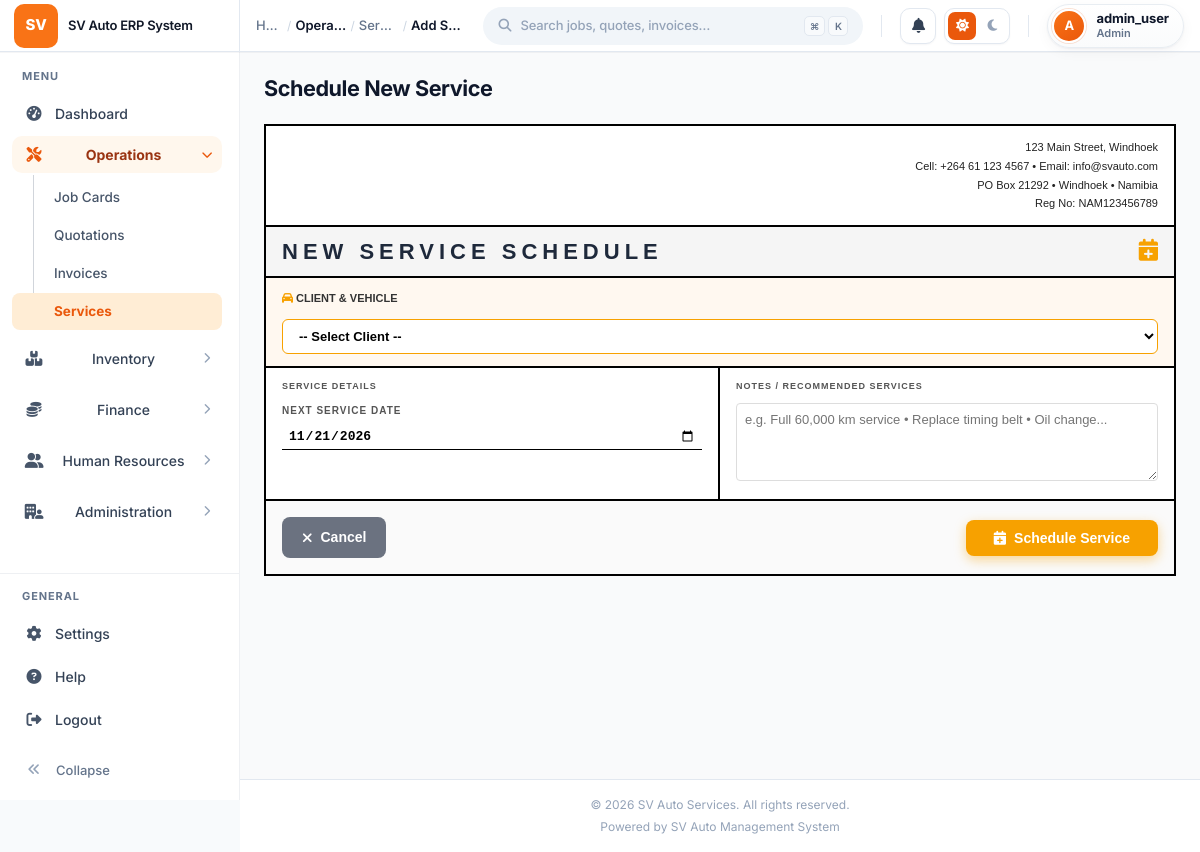
Screenshot of /frontend/Admin/Service/add_service.php (signed in) with the database file from the repository.
### tables this page shows
CREATE TABLE business (
    id INT AUTO_INCREMENT PRIMARY KEY,
    name VARCHAR(150) NOT NULL,
    email VARCHAR(100),
    phone VARCHAR(30),
    address TEXT,
    tax_number VARCHAR(50),
    logo_url VARCHAR(255) DEFAULT NULL,
    website VARCHAR(100),
    slogan VARCHAR(200),
    created_at TIMESTAMP DEFAULT CURRENT_TIMESTAMP,
    updated_at TIMESTAMP DEFAULT CURRENT_TIMESTAMP ON UPDATE CURRENT_TIMESTAMP
);

### backend/config/functions.php (called while the page is built, shortened)
<?php
function getBusiness(): array
{
    static $business = null;
    if ($business !== null) return $business;
    try {
        global $pdo;
        $stmt = $pdo->query("SELECT * FROM business ORDER BY id ASC LIMIT 1");
        $business = $stmt->fetch(PDO::FETCH_ASSOC) ?: [
            'name' => 'SV Auto Services',
            'email' => 'info@svauto.com',
            'phone' => '+264 61 123 4567',
            'address' => '123 Main Street, Windhoek',
            'tax_number' => 'NAM123456789',
            'logo_url' => null,
            'website' => '',
            'slogan' => 'Quality Service You Can Trust'
        ];
    } catch (Exception $e) {
        $business = [
            'name' => 'SV Auto Services',
            'email' => 'info@svauto.com',
            'phone' => '+264 61 123 4567',
            'address' => '123 Main Street, Windhoek',
            'tax_number' => 'NAM123456789',
            'logo_url' => null,
            'website' => '',
            'slogan' => 'Quality Service You Can Trust'
        ];
    }
    return $business;
}

### frontend/Admin/Service/add_service.php (the view, shortened to what this page needs)
<?php
require_once __DIR__ . '/../../../backend/config/config.php';
require_once __DIR__ . '/../../../backend/config/functions.php';
$business = getBusiness();
include __DIR__ . '/../includes/header.php';
?>
<div class="erp-page-header">
    <h1 class="erp-page-title">Schedule New Service</h1>
</div>
<form action="create_service.php" method="POST">
<div style="background:white; border:2px solid #000; max-width:1000px; margin:0 auto 20px; font-family:Arial,sans-serif;">
    <div style="display:flex; justify-content:space-between; align-items:flex-start; padding:12px 16px; border-bottom:2px solid #000;">
        <div style="text-align:right; font-size:11px; line-height:1.7; color:#222;">
            <?php echo htmlspecialchars($business['address'] ?? 'Lafrenz Industrial • Rensburger Street'); ?><br>
            Cell: <?php echo htmlspecialchars($business['phone'] ?? ''); ?> •
            Email: <?php echo htmlspecialchars($business['email'] ?? ''); ?><br>
            PO Box 21292 • Windhoek • Namibia<br>
            Reg No: <?php echo htmlspecialchars($business['tax_number'] ?? ''); ?>
        </div>
    </div>
    <div style="display:flex; justify-content:space-between; align-items:center; background:#f5f5f5; border-bottom:2px solid #000; padding:8px 16px;">
        <div style="font-size:22px; font-weight:900; letter-spacing:5px; text-transform:uppercase;">NEW SERVICE SCHEDULE</div>
        <div><i class="fas fa-calendar-plus" style="color:#F7A100; font-size:22px;"></i></div>
    </div>
    <div style="padding:12px 16px; border-bottom:2px solid #000; background:#FFF8F0;">
        <div style="display:flex; align-items:center; gap:16px; margin-bottom:12px;">
            <label style="font-size:11px; font-weight:700; text-transform:uppercase; color:#333; white-space:nowrap;">
                <i class="fas fa-car" style="color:#F7A100;"></i> Client & Vehicle
            </label>
        </div>
        <select name="client_vehicle" id="client_vehicle" required onchange="updateVehicles()"
            style="width:100%; border:1.5px solid #F7A100; border-radius:6px; padding:8px 12px; font-size:13px; font-weight:600; background:white; outline:none;">
            <option value="">-- Select Client --</option>
        </select>
    </div>
    <div style="display:grid; grid-template-columns:1fr 1fr; border-bottom:2px solid #000;">
        <div style="border-right:2px solid #000; padding:12px 16px;">
            <div style="font-size:9px; font-weight:900; text-transform:uppercase; color:#555; margin-bottom:10px; letter-spacing:1px;">SERVICE DETAILS</div>
            <label style="font-size:10px; font-weight:700; text-transform:uppercase; color:#555; display:block; margin-bottom:6px; letter-spacing:1px;">Next Service Date</label>
            <input type="date" name="service_date" required
                min="<?php echo date('Y-m-d'); ?>"
                value="<?php echo date('Y-m-d', strtotime('+3 months')); ?>"
                style="width:100%; border:none; border-bottom:1.5px solid #000; padding:4px 6px; font-size:13px; font-weight:600; background:transparent; outline:none;">
        </div>
        <div style="padding:12px 16px;">
            <div style="font-size:9px; font-weight:900; text-transform:uppercase; color:#555; margin-bottom:10px; letter-spacing:1px;">NOTES / RECOMMENDED SERVICES</div>
            <textarea name="notes" rows="4"
                placeholder="e.g. Full 60,000 km service • Replace timing belt • Oil change..."
                style="width:100%; border:1px solid #ddd; border-radius:4px; padding:8px; font-size:13px; font-family:Arial,sans-serif; resize:vertical; box-sizing:border-box;"></textarea>
        </div>
    </div>
    <div style="padding:16px; display:flex; justify-content:space-between; align-items:center; background:#fafafa;">
        <a href="services_update.php" style="background:#6B7280; color:white; padding:10px 20px; border-radius:8px; text-decoration:none; font-size:14px; font-weight:700; display:inline-flex; align-items:center; gap:8px;">
            <i class="fas fa-times"></i> Cancel
        </a>
        <button type="submit" style="background:#F7A100; color:white; border:none; border-radius:8px; padding:10px 28px; font-size:14px; font-weight:700; cursor:pointer; display:inline-flex; align-items:center; gap:8px; box-shadow:0 4px 12px rgba(247,161,0,0.4);">
            <i class="fas fa-calendar-plus"></i> Schedule Service
        </button>
    </div>
</div>
</form>
<?php include __DIR__ . '/../includes/footer.php'; ?>

### frontend/Admin/includes/footer.php (shortened to what this page needs)
            </div>
            <footer class="erp-footer">
                <p>&copy; <?php echo date('Y'); ?> <?php echo htmlspecialchars($business['name'] ?? 'SV Auto Services'); ?>. All rights reserved.</p>
                <p style="margin-top: 4px;">Powered by SV Auto Management System</p>
            </footer>
        </main>
    </div>
    </div>
</body>
</html>

### frontend/Admin/css/erp-layout.css (style rules this page uses)
:root { --brand-primary: #F7A100; --brand-primary-dark: #E09000; --brand-primary-light: #FFB52E; --brand-primary-subtle: #FFF5E0; --white: #FFFFFF; --gray-50: #FAFAFA; --gray-100: #F5F5F5; --gray-200: #E8E8E8; --gray-300: #D1D5DB; --gray-400: #9CA3AF; --gray-500: #6B7280; --gray-600: #4B5563; --gray-700: #374151; --gray-800: #1F2937; --gray-900: #111827; --status-success: #10B981; --status-success-bg: #D1FAE5; --status-warning: #F59E0B; --status-warning-bg: #FEF3C7; --status-danger: #EF4444; --status-danger-bg: #FEE2E2; --status-info: #3B82F6; --status-info-bg: #DBEAFE; --status-pending: #F59E0B; --status-pending-bg: #FEF3C7; --sidebar-width: 280px; --sidebar-collapsed: 70px; --header-height: 76px; --footer-height: 48px; --font-primary: 'Inter', -apple-system, BlinkMacSystemFont, 'Segoe UI', Roboto, sans-serif; --font-mono: 'SF Mono', Monaco, monospace; --text-xs: 0.75rem; --text-sm: 0.875rem; --text-base: 1rem; --text-lg: 1.125rem; --text-xl: 1.25rem; --text-2xl: 1.5rem; --text-3xl: 1.875rem; --space-1: 0.25rem; --space-2: 0.5rem; --space-3: 0.75rem; --space-4: 1rem; --space-5: 1.25rem; --space-6: 1.5rem; --space-8: 2rem; --space-10: 2.5rem; --space-12: 3rem; --shadow-sm: 0 1px 2px 0 rgba(0, 0, 0, 0.05); --shadow-md: 0 4px 6px -1px rgba(0, 0, 0, 0.1), 0 2px 4px -1px rgba(0, 0, 0, 0.06); --shadow-lg: 0 10px 15px -3px rgba(0, 0, 0, 0.1), 0 4px 6px -2px rgba(0, 0, 0, 0.05); --shadow-xl: 0 20px 25px -5px rgba(0, 0, 0, 0.1), 0 10px 10px -5px rgba(0, 0, 0, 0.04); --shadow-brand: 0 4px 14px 0 rgba(247, 161, 0, 0.39); --radius-sm: 0.375rem; --radius-md: 0.5rem; --radius-lg: 0.625rem; --radius-xl: 0.75rem; --radius-full: 9999px; --transition-fast: 150ms ease; --transition-base: 250ms ease; --transition-slow: 350ms ease; }
* { margin: 0; padding: 0; box-sizing: border-box; }
html { font-size: 16px; -webkit-font-smoothing: antialiased; -moz-osx-font-smoothing: grayscale; }
body { font-family: var(--font-primary); font-size: var(--text-sm); line-height: 1.5; color: var(--gray-800); background-color: var(--gray-50); overflow-x: hidden; }
.erp-page-header { display: flex; align-items: flex-start; justify-content: space-between; gap: var(--space-4); margin-bottom: var(--space-6); }
.erp-page-title { font-size: var(--text-2xl); font-weight: 700; color: var(--gray-800); margin: 0; }
.erp-content .erp-page-header .erp-page-title { font-weight: 800; color: #0f172a; letter-spacing: -0.02em; }
.erp-footer { padding: var(--space-4) var(--space-6); text-align: center; font-size: var(--text-xs); color: var(--gray-400); border-top: 1px solid var(--gray-200); background: var(--white); }
:root { --brand-primary: #f59e0b; --brand-primary-dark: #d97706; --brand-primary-light: #fbbf24; --brand-primary-subtle: #fffbeb; --gray-50: #f8fafc; --gray-100: #f1f5f9; --gray-200: #e2e8f0; --gray-300: #cbd5e1; --gray-400: #94a3b8; --gray-500: #64748b; --gray-600: #475569; --gray-700: #334155; --gray-800: #1e293b; --gray-900: #0f172a; }
body, body.erp-app { background: #f8fafc !important; color: #1e293b; }
.erp-page-title, .rd-panel-title { color: #0f172a !important; letter-spacing: -0.015em; }

### frontend/Admin/css/cake-layout.css (style rules this page uses)
:root { --topbar-height: 52px; --topbar-bg: #ffffff; --topbar-border: #e2e8f0; --topbar-z: 1100; --vt-primary: #f97316; --vt-primary-strong: #ea580c; --vt-primary-bg: #ffedd5; --vt-primary-hover: #fff7ed; --vt-primary-shadow: rgba(249, 115, 22, 0.25); --vt-sidebar-width: 240px; --vt-sidebar-collapsed: 64px; --vt-page-bg: #f9fafb; }
.erp-page-header { margin-bottom: 20px !important; }
.erp-page-title { font-size: 1.35rem !important; font-weight: 700 !important; color: #0f172a !important; letter-spacing: -0.02em !important; }

### frontend/assets/css/site-theme.css (style rules this page uses)
html { min-height: 100%; }
body { min-height: 100%; min-height: 100dvh; background-color: var(--beige, #f5f3ee); background-image: linear-gradient( 180deg, var(--beige-deep, #e8e4dc) 0%, var(--beige, #f5f3ee) 28%, var(--beige, #f5f3ee) 100% ); background-repeat: no-repeat; background-attachment: fixed; background-size: 100% 100%; }
body::before { content: ''; position: fixed; inset: 0; z-index: 0; pointer-events: none; background-image: radial-gradient(circle at 20% 10%, rgba(234, 88, 12, 0.04) 0%, transparent 42%), radial-gradient(circle at 85% 75%, rgba(15, 23, 42, 0.03) 0%, transparent 40%); }

### frontend/Admin/includes/header.php (style rules this page uses)
html { color-scheme: light; }

### rows the page displays
business: address "123 Main Street, Windhoek", phone "+264 61 123 4567", email "info@svauto.com", tax_number "NAM123456789", name "SV Auto Services"

### other values shown
$_tb_ws_name "SV Auto ERP System"
$_label "H…"
$_label "Opera…"
$_label "Ser…"
$_label "Add S…"
$_tb_avatar_init "A"
$_tb_username "admin_user"
$_tb_role "Admin"
$item['label'] "Dashboard"
$item['label'] "Operations"
$child['label'] "Job Cards"
$child['label'] "Quotations"
$child['label'] "Invoices"
$child['label'] "Services"
$item['label'] "Inventory"
